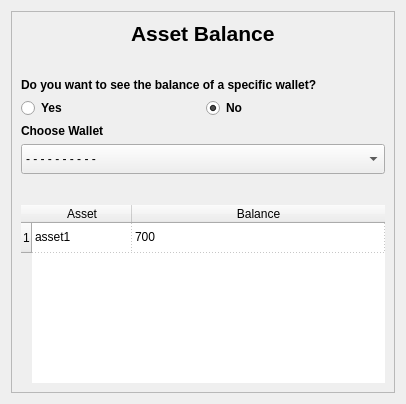
<?xml version="1.0" encoding="UTF-8"?>
<ui version="4.0">
 <class>Form</class>
 <widget class="QWidget" name="Form">
  <property name="geometry">
   <rect>
    <x>0</x>
    <y>0</y>
    <width>406</width>
    <height>404</height>
   </rect>
  </property>
  <property name="windowTitle">
   <string>Form</string>
  </property>
  <layout class="QGridLayout" name="gridLayout">
   <item row="0" column="0">
    <widget class="QFrame" name="frame">
     <property name="frameShape">
      <enum>QFrame::StyledPanel</enum>
     </property>
     <property name="frameShadow">
      <enum>QFrame::Raised</enum>
     </property>
     <layout class="QVBoxLayout" name="verticalLayout">
      <item alignment="Qt::AlignHCenter">
       <widget class="QLabel" name="label">
        <property name="text">
         <string>&lt;html&gt;&lt;head/&gt;&lt;body&gt;&lt;p&gt;&lt;span style=&quot; font-size:16pt; font-weight:600;&quot;&gt;Asset Balance&lt;/span&gt;&lt;/p&gt;&lt;/body&gt;&lt;/html&gt;</string>
        </property>
       </widget>
      </item>
      <item>
       <spacer name="verticalSpacer">
        <property name="orientation">
         <enum>Qt::Vertical</enum>
        </property>
        <property name="sizeHint" stdset="0">
         <size>
          <width>20</width>
          <height>40</height>
         </size>
        </property>
       </spacer>
      </item>
      <item>
       <widget class="QLabel" name="label_2">
        <property name="font">
         <font>
          <weight>75</weight>
          <bold>true</bold>
         </font>
        </property>
        <property name="text">
         <string>Do you want to see the balance of a specific wallet?</string>
        </property>
       </widget>
      </item>
      <item>
       <layout class="QHBoxLayout" name="horizontalLayout">
        <item>
         <widget class="QRadioButton" name="yes_rbtn">
          <property name="font">
           <font>
            <weight>75</weight>
            <bold>true</bold>
           </font>
          </property>
          <property name="text">
           <string>Yes</string>
          </property>
         </widget>
        </item>
        <item>
         <widget class="QRadioButton" name="no_rbtn">
          <property name="font">
           <font>
            <weight>75</weight>
            <bold>true</bold>
           </font>
          </property>
          <property name="text">
           <string>No</string>
          </property>
          <property name="checked">
           <bool>true</bool>
          </property>
         </widget>
        </item>
       </layout>
      </item>
      <item>
       <widget class="QLabel" name="addr_lbl">
        <property name="font">
         <font>
          <weight>75</weight>
          <bold>true</bold>
         </font>
        </property>
        <property name="text">
         <string>Choose Wallet</string>
        </property>
       </widget>
      </item>
      <item>
       <widget class="QComboBox" name="addr_cbox">
        <property name="minimumSize">
         <size>
          <width>300</width>
          <height>30</height>
         </size>
        </property>
        <item>
         <property name="text">
          <string>- - - - - - - - - -</string>
         </property>
        </item>
       </widget>
      </item>
      <item>
       <spacer name="verticalSpacer_3">
        <property name="orientation">
         <enum>Qt::Vertical</enum>
        </property>
        <property name="sizeHint" stdset="0">
         <size>
          <width>20</width>
          <height>40</height>
         </size>
        </property>
       </spacer>
      </item>
      <item>
       <widget class="QTableWidget" name="addr_table">
        <property name="sizePolicy">
         <sizepolicy hsizetype="Expanding" vsizetype="Expanding">
          <horstretch>1</horstretch>
          <verstretch>0</verstretch>
         </sizepolicy>
        </property>
        <property name="minimumSize">
         <size>
          <width>315</width>
          <height>30</height>
         </size>
        </property>
        <property name="frameShape">
         <enum>QFrame::NoFrame</enum>
        </property>
        <property name="lineWidth">
         <number>1</number>
        </property>
        <property name="showGrid">
         <bool>true</bool>
        </property>
        <property name="gridStyle">
         <enum>Qt::DotLine</enum>
        </property>
        <property name="sortingEnabled">
         <bool>true</bool>
        </property>
        <property name="rowCount">
         <number>1</number>
        </property>
        <attribute name="horizontalHeaderVisible">
         <bool>true</bool>
        </attribute>
        <attribute name="horizontalHeaderCascadingSectionResizes">
         <bool>true</bool>
        </attribute>
        <attribute name="horizontalHeaderDefaultSectionSize">
         <number>100</number>
        </attribute>
        <attribute name="horizontalHeaderMinimumSectionSize">
         <number>100</number>
        </attribute>
        <attribute name="horizontalHeaderStretchLastSection">
         <bool>true</bool>
        </attribute>
        <attribute name="verticalHeaderCascadingSectionResizes">
         <bool>true</bool>
        </attribute>
        <attribute name="verticalHeaderMinimumSectionSize">
         <number>30</number>
        </attribute>
        <attribute name="verticalHeaderShowSortIndicator" stdset="0">
         <bool>false</bool>
        </attribute>
        <row>
         <property name="text">
          <string>1</string>
         </property>
        </row>
        <column>
         <property name="text">
          <string>Asset</string>
         </property>
        </column>
        <column>
         <property name="text">
          <string>Balance</string>
         </property>
        </column>
        <item row="0" column="0">
         <property name="text">
          <string>asset1</string>
         </property>
        </item>
        <item row="0" column="1">
         <property name="text">
          <string>700</string>
         </property>
        </item>
       </widget>
      </item>
     </layout>
    </widget>
   </item>
  </layout>
 </widget>
 <resources/>
 <connections/>
</ui>
